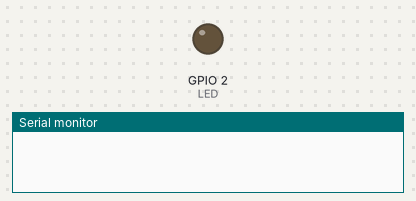
The program below on a simulated ESP32. On the bench: output pins drawn as LEDs (lit = HIGH), the last lines printed to the serial monitor. WiFi joins after 1.5 s; servers stay silent unless stated; a WiFi scan finds three made-up networks.

Above: at 0.0 s.
At 3.6 s:
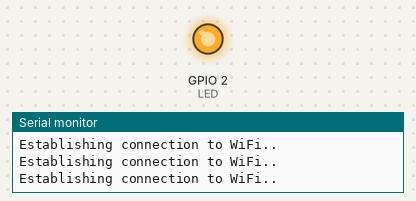
Timing chart, 0 to 5.5 s (numbered marks = the images above):
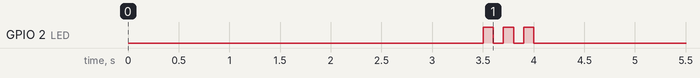

The program:

main.cpp
```cpp
#include <Arduino.h>
#include <WiFi.h>

const char* ssid = "APESP32";
const char* password = "rootroot";

const int LED = 2;

const uint ServerPort = 23;
WiFiServer Server(ServerPort);

WiFiClient RemoteClient;

/**
 * Connection routine for telnet clients
 */
void checkForConnections()
{
  if (Server.hasClient())
  {
    // If we are already connected to another computer,
    // then reject the new connection. Otherwise accept
    // the connection.
    if (RemoteClient.connected())
    {
      Serial.println("Connection rejected");
      Server.available().stop();
    } else {
      Serial.println("Connection accepted");
      RemoteClient = Server.available();
    }
  }
}

/**
 * Client handling routine
 */
void listen() {
  char * buffer;
  uint8_t inputBuffer[30];
  while (RemoteClient.connected() && RemoteClient.available())
  {
    // Number of bytes received
    int received = RemoteClient.read(inputBuffer, sizeof(inputBuffer));

    // Processing needed size of buffer
    int needed = snprintf(NULL, 0, "Received %d bytes", received);
    // Allocating buffer
    buffer = (char *) malloc(needed + 1);

    // Displaying buffer
    sprintf(buffer, "Received %d bytes", received);
    Serial.println(buffer);
    Serial.println((char *)inputBuffer);

    free(buffer);

      // Allocating buffer
      buffer = (char *) malloc(received-1);
      strncpy(buffer, (char *) inputBuffer, received-2);
      buffer[received-2] = '\0';

    // Find if a command is found in the message
    if (strcmp(buffer, "On") == 0) {
      Serial.println("Found On");
      digitalWrite(LED, HIGH);
    } else if (strcmp(buffer, "Off") == 0) {
      Serial.println("Found Off");
      digitalWrite(LED, LOW);
    } else {
      Serial.print("Command not implemented yet : \"");
      Serial.print(buffer);
      Serial.println("\"");
    }
  }
}

void connectToNetwork() {
  WiFi.begin(ssid, password);

  while (WiFi.status() != WL_CONNECTED) {
    delay(500);
    Serial.println("Establishing connection to WiFi..");
  }

  // Blink three times if connection to WiFi is successful
  int blink = 3;
  while (blink-- > 0) {
    digitalWrite(LED, HIGH);
    delay(100);
    digitalWrite(LED, LOW);
    delay(100);
  }

  Server.begin();
  Serial.println("Connected to network");

}

void setup() {
  Serial.begin(115200);
  pinMode(LED, OUTPUT);

  WiFi.scanNetworks();
  connectToNetwork();

  Serial.println(WiFi.macAddress());
  Serial.println(WiFi.localIP());
}

void loop() {
    checkForConnections();
    listen();
}
```
